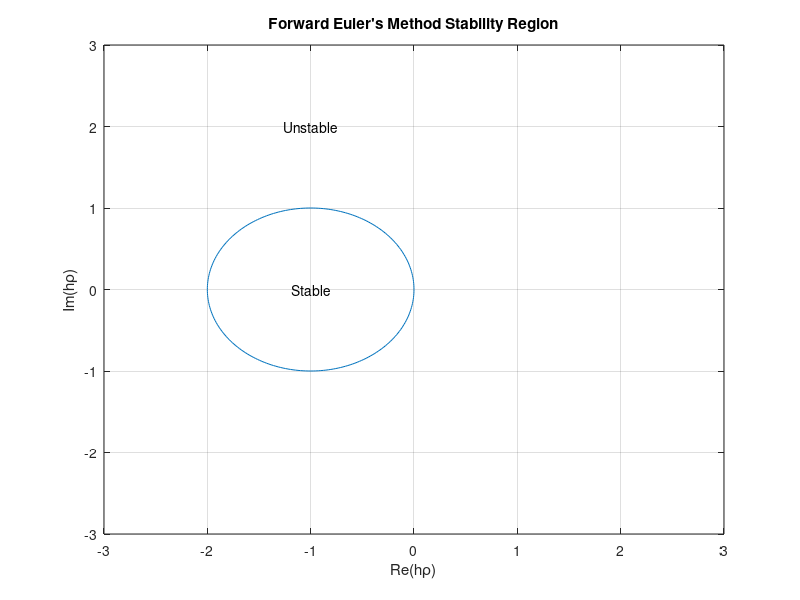

MATLAB code to generate this figure:
clear all;

theta = 0:pi/128:2*pi;
hrho1 = exp(i*theta)-1;
plot(real(hrho1),imag(hrho1));
grid on;
axis([-3 3 -3 3]);
text(-1.0,0,'Stable','HorizontalAlignment','center');
text(-1.0,2,'Unstable','HorizontalAlignment','center');
title('Forward Euler''s Method Stability Region')
xlabel('Re(h\rho)')
ylabel('Im(h\rho)')




